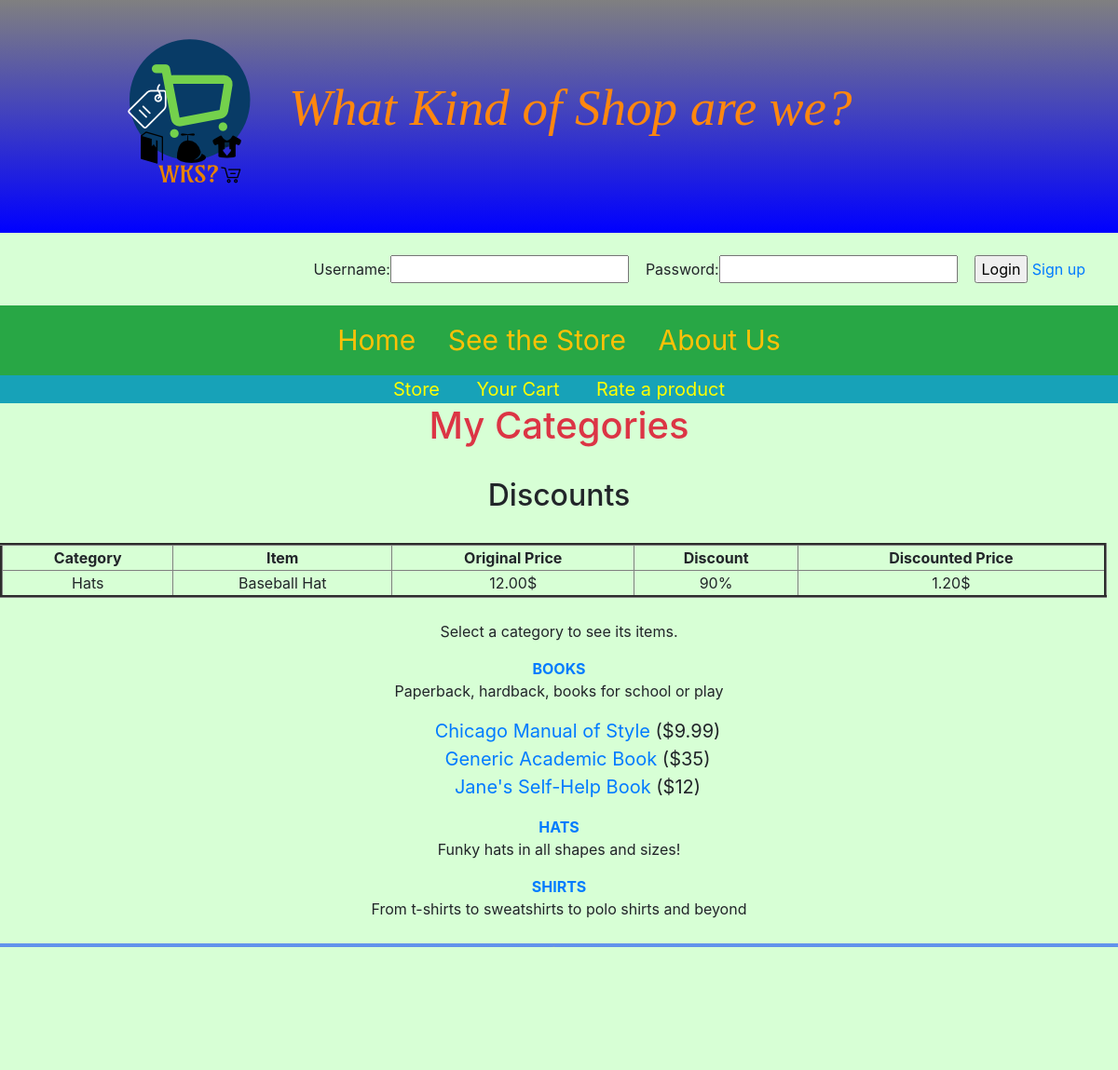
Screenshot of /seestore.php?cat_id=3 with the database file from the repository.
### tables this page shows
CREATE TABLE `store_categories` (
  `id` int(11) NOT NULL,
  `cat_title` varchar(50) DEFAULT NULL,
  `cat_desc` text
);

CREATE TABLE `store_items` (
  `id` int(11) NOT NULL,
  `cat_id` int(11) NOT NULL,
  `item_title` varchar(75) DEFAULT NULL,
  `item_price` float DEFAULT NULL,
  `item_desc` text,
  `item_image` varchar(50) DEFAULT NULL
);

### Includes.php (called while the page is built, shortened)
<?php
function openfile()
{
    if (!file("Discounts.txt"))
        return array();
    else{
        $fileContent = file_get_contents("Discounts.txt");
        $arrOfDiscs = explode("\r\n", $fileContent);
        return $arrOfDiscs;
    }
}
?>

### seestore.php (the view, shortened to what this page needs)
<?php
$u = "none";
include "Includes.php";
$displayDiscounts = "";
$discounts = openfile();
if(!empty($discounts)) {
    $displayDiscounts = "<br><h2>Discounts</h2><br><table style=\"text-align: center; width: 99%; \" border=\"3\">
    <tr><th>Category</th><th>Item</th><th>Original Price</th><th>Discount</th><th>Discounted Price</th></tr>";
    foreach ($discounts as $val) {
        $vars = explode("---", $val);
        $sql_select_category = "SELECT c.cat_title FROM store_categories c WHERE c.id in(SELECT cat_id
                     FROM store_items WHERE id='".$vars[0]."')";
        $res_get_category = $mysqli->query($sql_select_category) or die($mysqli->error);
        if($res_get_category->num_rows >= 1)
            while($res = $res_get_category->fetch_array())
                $displayDiscounts .= "<tr><td>".$res["cat_title"]."</td><td>$vars[1]</td><td>".$vars[2].
                    "$</td><td>".$vars[3]."</td><td>".$vars[4]."$</td></tr>";
    }
    $displayDiscounts .= "</table><br>";
}
$display_block = "<h1 class='text-danger'>My Categories</h1>".$displayDiscounts."
<p>Select a category to see its items.</p>";
$get_cats_sql = "SELECT id, cat_title, cat_desc FROM store_categories ORDER BY cat_title";
$get_cats_res = $mysqli->query($get_cats_sql) or die("PROBLEM IN SEESTORE.PHP");
if ($get_cats_res->num_rows < 1)
   $display_block = "<p class='text-danger'><em>Sorry, no categories to browse.</em></p>";
else{
   while ($cats = $get_cats_res->fetch_array()) {
        $cat_id  = $cats["id"];
        $cat_title = strtoupper(stripslashes($cats["cat_title"]));
        $cat_desc = stripslashes($cats["cat_desc"]);
        $display_block .= "<p><strong><a href=\"".$_SERVER["PHP_SELF"]."?cat_id=".$cat_id."\">".$cat_title."</a></strong><br/>".$cat_desc."</p>";
		if(isset($_GET["cat_id"]))	{
			if ($_GET["cat_id"] == $cat_id) {
			   $get_items_sql = "SELECT id, item_title, item_price FROM store_items WHERE cat_id = '".$cat_id."' ORDER BY item_title";
			   $get_items_res = $mysqli->query($get_items_sql) or die("Couldn't connect");
					$display_block .= "<ul style='list-style-type: none; '>";
					while ($items = $get_items_res->fetch_array()) {
					   $item_id  = $items["id"];
					   $item_title = stripslashes($items["item_title"]);
					   $item_price = $items["item_price"];
					   $display_block .= "<li style='font-size: 20px;'><a href=\"showitem.php?item_id=".$item_id."\">".$item_title."</a></strong> (\$".$item_price.")</li>";
					}
					$display_block .= "</ul>";
			}
		}
	}
}
?>
<!DOCTYPE html>
<html>
<head>
    <link href="CSS/css/bootstrap.css" type="text/css" rel="stylesheet">
</head>
<body style="background: #d7ffd5">
<div class="row"
     style="background:linear-gradient(grey, blue); padding-top: 25px; padding-bottom: 25px; ">
    <a href="Index.php"> <img src="Images/logo.png" alt="What Kind of Shop are we?" style="margin-left: 125px;" > </a>
    <p class="text-center" id="titleFont">What Kind of Shop are we?</p>
</div>
<div style="padding-right: 35px;">
    <?php
    if($u == "none") {
        ?>
        <br>
        <form action="loginProcess.php" method="post" style="text-align: right;">
            Username:<input type="text" name="username">&nbsp;&nbsp;&nbsp;
            Password:<input type="password" name="password">&nbsp;&nbsp;&nbsp;
            <input type="submit" name="login" value="Login">
            <a href="signUpPage.php">Sign up</a>
        </form>
        <br>
        <?php
    }
    ?>
</div>
<div class="bg-success text-center" style="padding-bottom: 15px; padding-top: 15px;">
    <a href="Index.php" class="text-warning navFont col-sm-12">Home</a>
    <a href="seestore.php" class="text-warning navFont col-sm-12">See the Store</a>
    <a href="AboutUs.php" class="text-warning navFont col-sm-12">About Us</a>
</div>
<div class="text-center bg-info" style="font-size: 20px;">
    <a href="seestore.php" style="color: yellow;">Store</a>
    <a href="showcart.php" style="color: yellow;">Your Cart</a>
    <a href="RateProduct.php" style="color: yellow;">Rate a product</a>
</div>
<div class="text-center">
<?php echo $display_block; ?>
</div>
</body>
<footer id="footerD" class="text-center text-warning">
    What Kind of Shop are we?<br>
    <a href="Index.php"> <img src="Images/logo.png" style="height: 75px; width: 75px;"> </a>
    <p>Phone: 123-456-0987 &nbsp;&nbsp;&nbsp;&nbsp;&nbsp;&nbsp;Email:
        <a href="mailto:wks@hotail.com" class="text-warning">wks@hotmail.com</a></p>
</footer>
</html>

### seestore.php (style rules this page uses)
#titleFont { color: #ff870f; font-size: 55px; font-style: italic; font-family: "Comic Sans MS"; margin-top: 50px; }
.navFont { font-size: 30px; }
#footerD { margin-top: 25px; background:linear-gradient(cornflowerblue,darkblue); font-size: 15px; }

### rows the page displays
store_categories: cat_title "Hats", vars "Baseball Hat", vars "12.00", vars "90%", vars "1.20", cat_title "HATS", cat_desc "Funky hats in all shapes and sizes!"
store_categories: cat_title "BOOKS", cat_desc "Paperback, hardback, books for school or play"
store_items: item_title "Chicago Manual of Style", item_price "9.99"
store_items: item_title "Generic Academic Book", item_price "35"
store_items: item_title "Jane's Self-Help Book", item_price "12"
store_categories: cat_title "SHIRTS", cat_desc "From t-shirts to sweatshirts to polo shirts and beyond"
